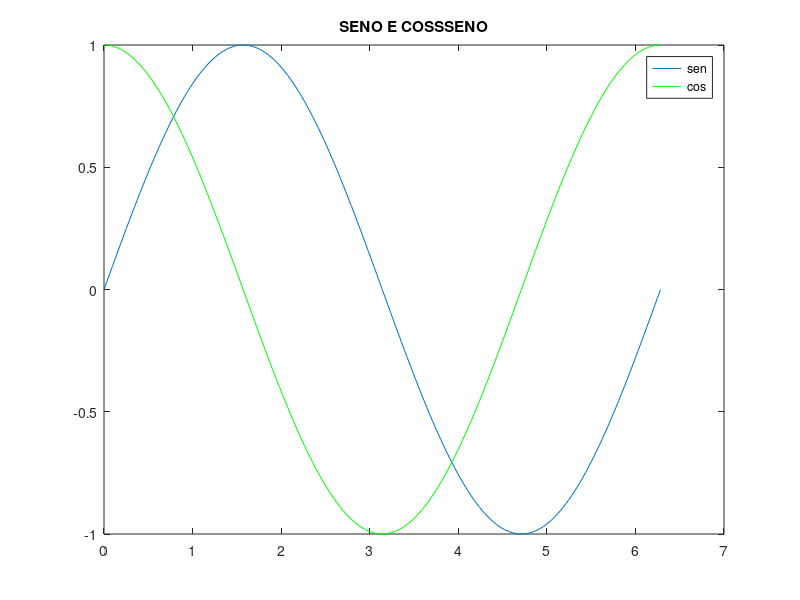

Here is the MATLAB script that generated this plot: (Note: this script raises an error after producing the figure.)
%fechar todas as janelas, limpar variaveis, e limpar ecra
close all; clear; clc;

% 1.
    % a)
        %vetor de 0 a 100 de 2 em 2
        m_a = 0:2:100;
    
    % b)
        % m_b = transposta de ma
        m_b = m_a';
    
    % c)
        % m_c = matriz 3*3 linhas separadas por ";"
        m_c=[1,2,3;4,5,6;7,8,9];
    
    % d)
        % alterar o valor de m_d(1,3)
        m_d=m_c;
        m_d(1,3)=33;
    
    % e)
        % matriz 3*3 ó com uns. m_e=ones(3,3)*33 para ser só com 33
        m_e=ones(3,3);
    
    % f)
        m_f=randn(8,8);
        m_f2=rand(8,8);
    
    % g)
        %remove a segunda coluna
        m_g=m_f2;
        m_g(:,2)=[];
    
    % h)
        % Definindo o vetor de ângulos
        x = 0:pi/100:2*pi;
        % Calculando os valores da função seno para cada ângulo
        y = sin(x);
        % Plotando o gráfico
        plot(x,y);
    
    % i)
        hold on;
        coss=cos(x);
        plot(x,coss, 'g');
    
    % j)
        % a)
            legend("sen","cos");
    
        % b)
            title("SENO E COSSSENO");

% 2.
    % a)
        a=5; b=6; c=10;
        m2A = ex2A(a,b,c);

    % b)
        m2B = filtra_matriz(m_d, 1);
    
    % c)
        m2C = maior_num(1);
        



